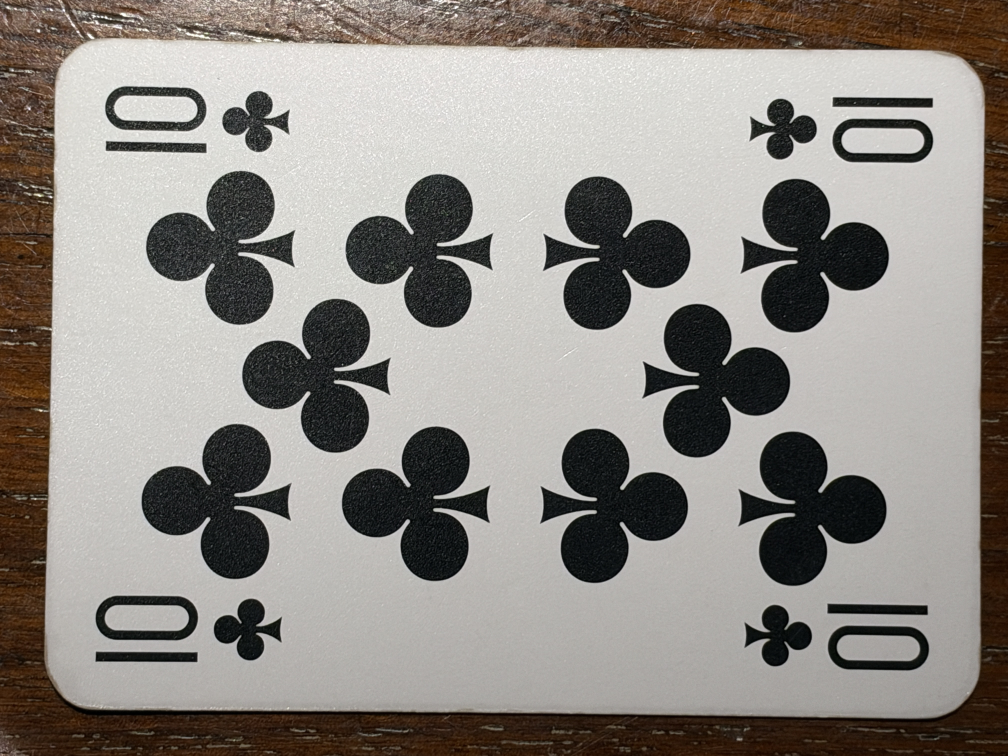
#> input picture ml/photos/deck/10C.jpg, 4032 x 3024 px (shown at 1/4 size); its folder holds only this picture in this run
$ python extract_cards.py
#> lines starting #> are read from the running program, lines starting #| are printed output that depends on the picture; after the words box and inside, x2 and y2 are one past the last pixel; in counts of white or black regions, pixels touching at a corner belong together
"""Ritaglia e raddrizza le carte dalle foto del mazzo (ml/photos/deck).

Ogni foto ha una carta bianca su sfondo scuro: trovo il contorno più grande,
lo approssimo a un quadrilatero e lo porto in una carta "canonica" verticale
di CARD_W×CARD_H pixel (gli angoli arrotondati li applica rounded_mask()).

Uso: python extract_cards.py [cartella foto] [cartella uscita]
Produce <uscita>/<NOME>.jpg e <uscita>/quads.json (angoli nella foto originale,
per usare le foto stesse come validazione reale).
"""

from __future__ import annotations

import json
import sys
from pathlib import Path

import cv2
import numpy as np
from PIL import Image, ImageOps

ROOT = Path(__file__).resolve().parents[2]
CARD_W, CARD_H = 600, 900  # proporzioni misurate sul mazzo Modiano Burraco (≈ 2:3)
CORNER_RADIUS = 0.05  # raggio degli angoli arrotondati, in frazione della larghezza


def order_points(pts: np.ndarray) -> np.ndarray:
    """Ordina i 4 punti: alto-sinistra, alto-destra, basso-destra, basso-sinistra."""
    s = pts.sum(axis=1)
    d = np.diff(pts, axis=1).ravel()
    return np.array([pts[np.argmin(s)], pts[np.argmin(d)], pts[np.argmax(s)], pts[np.argmax(d)]], dtype=np.float32)


def find_card(rgb: np.ndarray) -> np.ndarray:
    """Quadrilatero della carta, nelle coordinate dell'immagine."""
    scale = 1200 / max(rgb.shape[:2])
    small = cv2.resize(rgb, None, fx=scale, fy=scale, interpolation=cv2.INTER_AREA)
    # La carta è bianca (poco satura e chiara), il tavolo di legno è colorato.
    hsv = cv2.cvtColor(cv2.GaussianBlur(small, (5, 5), 0), cv2.COLOR_RGB2HSV)
    mask = ((hsv[..., 1] < 45) & (hsv[..., 2] > 110)).astype(np.uint8) * 255
    # Riempio pips e figure, poi un'apertura larga stacca i riflessi del legno dalla carta.
    mask = cv2.morphologyEx(mask, cv2.MORPH_CLOSE, np.ones((9, 9), np.uint8))
    filled = np.zeros_like(mask)
    contours, _ = cv2.findContours(mask, cv2.RETR_EXTERNAL, cv2.CHAIN_APPROX_SIMPLE)
    cv2.drawContours(filled, contours, -1, 255, -1)
    kernel = cv2.getStructuringElement(cv2.MORPH_ELLIPSE, (31, 31))
    mask = cv2.morphologyEx(filled, cv2.MORPH_OPEN, kernel)
    contours, _ = cv2.findContours(mask, cv2.RETR_EXTERNAL, cv2.CHAIN_APPROX_SIMPLE)
    card = max(contours, key=cv2.contourArea)
    # Angoli arrotondati: il rettangolo di area minima è più stabile di approxPolyDP.
    box = cv2.boxPoints(cv2.minAreaRect(card))
    return order_points(box / scale)


def grabcut(rgb: np.ndarray, quad: np.ndarray, passes: int = 2) -> np.ndarray:
    """Affina il quadrilatero con GrabCut: impara dalla foto i colori di carta e tavolo.

    Serve dove il legno è chiaro o la carta in ombra e una soglia fissa non
    basta. Ogni passata riparte dal quadrilatero della precedente.
    """
    cv2.setRNGSeed(0)  # GrabCut inizializza i modelli di colore a caso: risultati riproducibili
    scale = 700 / max(rgb.shape[:2])
    small = cv2.cvtColor(cv2.resize(rgb, None, fx=scale, fy=scale, interpolation=cv2.INTER_AREA), cv2.COLOR_RGB2BGR)
    for _ in range(passes):
        q = quad * scale
        c = q.mean(axis=0)
        mask = np.full(small.shape[:2], cv2.GC_BGD, np.uint8)
        for factor, label in [(1.08, cv2.GC_PR_BGD), (0.97, cv2.GC_PR_FGD), (0.75, cv2.GC_FGD)]:
            cv2.fillConvexPoly(mask, (c + (q - c) * factor).astype(np.int32), label)
        bgd, fgd = np.zeros((1, 65)), np.zeros((1, 65))
        cv2.grabCut(small, mask, None, bgd, fgd, 6, cv2.GC_INIT_WITH_MASK)
        fg = np.where((mask == cv2.GC_FGD) | (mask == cv2.GC_PR_FGD), 255, 0).astype(np.uint8)
        fg = cv2.morphologyEx(fg, cv2.MORPH_OPEN, cv2.getStructuringElement(cv2.MORPH_ELLIPSE, (15, 15)))
        contours, _ = cv2.findContours(fg, cv2.RETR_EXTERNAL, cv2.CHAIN_APPROX_SIMPLE)
        card = max(contours, key=cv2.contourArea)
        quad = order_points(cv2.boxPoints(cv2.minAreaRect(card)) / scale)
    return quad


def trim_borders(rgb: np.ndarray, quad: np.ndarray) -> np.ndarray:
    """Toglie le strisce di tavolo rimaste lungo i lati della carta raddrizzata.

    Dal bordo verso l'interno, una riga (o colonna) è "tavolo" se nella parte
    centrale del lato la maggioranza dei pixel è più gialla e più scura del
    fondo della carta (spazio Lab). Il tavolo molto scuro conta anche se non è giallo (un'ombra non arriva a −70). Al massimo il 20% per lato.
    """
    if np.linalg.norm(quad[1] - quad[0]) > np.linalg.norm(quad[3] - quad[0]):
        quad = np.roll(quad, -1, axis=0)
    dst = np.array([[0, 0], [CARD_W - 1, 0], [CARD_W - 1, CARD_H - 1], [0, CARD_H - 1]], dtype=np.float32)
    m = cv2.getPerspectiveTransform(quad.astype(np.float32), dst)
    lab = cv2.cvtColor(cv2.warpPerspective(rgb, m, (CARD_W, CARD_H)), cv2.COLOR_RGB2LAB).astype(np.int16)
    L, b = lab[..., 0], lab[..., 2]
    center = (slice(CARD_H // 4, 3 * CARD_H // 4), slice(CARD_W // 4, 3 * CARD_W // 4))
    bright = L[center] >= np.percentile(L[center], 70)
    ref_l, ref_b = np.median(L[center][bright]), np.median(b[center][bright])
    # Il legno è più giallo e più scuro; un'ombra sulla carta è solo un po' più scura.
    table = ((b > ref_b + 5) & (L < ref_l - 15)) | (L < ref_l - 70)

    def band(profile: np.ndarray) -> int:
        n = 0
        while n < len(profile) * 0.2 and profile[n] > 0.5:
            n += 1
        return n

    mid_h = slice(int(0.15 * CARD_H), int(0.85 * CARD_H))
    mid_w = slice(int(0.15 * CARD_W), int(0.85 * CARD_W))
    left = band(table[mid_h].mean(axis=0))
    right = CARD_W - 1 - band(table[mid_h].mean(axis=0)[::-1])
    top = band(table[:, mid_w].mean(axis=1))
    bottom = CARD_H - 1 - band(table[:, mid_w].mean(axis=1)[::-1])
    inner = np.array([[left, top], [right, top], [right, bottom], [left, bottom]], dtype=np.float32)
    return cv2.perspectiveTransform(inner[None], np.linalg.inv(m))[0]


def apply_trim(quad: np.ndarray, trim: dict[str, float]) -> np.ndarray:
    """Taglio manuale per lato, in frazione della carta raddrizzata (vedi manual_trims.json)."""
    if np.linalg.norm(quad[1] - quad[0]) > np.linalg.norm(quad[3] - quad[0]):
        quad = np.roll(quad, -1, axis=0)
    dst = np.array([[0, 0], [1, 0], [1, 1], [0, 1]], dtype=np.float32)
    m = cv2.getPerspectiveTransform(quad.astype(np.float32), dst)
    l, t = trim.get("left", 0.0), trim.get("top", 0.0)
    r, b = 1 - trim.get("right", 0.0), 1 - trim.get("bottom", 0.0)
    inner = np.array([[l, t], [r, t], [r, b], [l, b]], dtype=np.float32)
    return cv2.perspectiveTransform(inner[None], np.linalg.inv(m))[0]


def rounded_mask(width: int = CARD_W, height: int = CARD_H) -> np.ndarray:
    """Maschera della carta con gli angoli arrotondati (255 dentro, 0 fuori)."""
    alpha = np.zeros((height, width), np.uint8)
    r = int(CORNER_RADIUS * width)
    cv2.rectangle(alpha, (r, 0), (width - 1 - r, height - 1), 255, -1)
    cv2.rectangle(alpha, (0, r), (width - 1, height - 1 - r), 255, -1)
    for cx, cy in [(r, r), (width - 1 - r, r), (r, height - 1 - r), (width - 1 - r, height - 1 - r)]:
        cv2.circle(alpha, (cx, cy), r, 255, -1, lineType=cv2.LINE_AA)
    return alpha


def warp(rgb: np.ndarray, quad: np.ndarray) -> np.ndarray:
    """Carta raddrizzata in verticale, CARD_W×CARD_H, RGB."""
    if np.linalg.norm(quad[1] - quad[0]) > np.linalg.norm(quad[3] - quad[0]):
        quad = np.roll(quad, -1, axis=0)  # carta fotografata in orizzontale: ruoto di 90°
    dst = np.array([[0, 0], [CARD_W - 1, 0], [CARD_W - 1, CARD_H - 1], [0, CARD_H - 1]], dtype=np.float32)
    m = cv2.getPerspectiveTransform(quad.astype(np.float32), dst)
    return cv2.warpPerspective(rgb, m, (CARD_W, CARD_H), flags=cv2.INTER_CUBIC)


def main() -> None:
    src = Path(sys.argv[1]) if len(sys.argv) > 1 else ROOT / "ml/photos/deck"
    dst = Path(sys.argv[2]) if len(sys.argv) > 2 else Path(__file__).resolve().parent / "assets/cards"
    dst.mkdir(parents=True, exist_ok=True)
    quads = {}
    trims_file = Path(__file__).resolve().parent / "manual_trims.json"
    trims = json.loads(trims_file.read_text()) if trims_file.exists() else {}
#> (reads ml/generator/manual_trims.json from the repository)
    for photo in sorted(src.glob("*.jpg")):
        name = photo.stem.upper()
        if name in {"RETRO", "SCATOLA"}:
            continue
        rgb = np.asarray(ImageOps.exif_transpose(Image.open(photo)).convert("RGB"))
#> rgb is the input picture: shape (3024, 4032, 3); mean R, G, B 142.7, 138.1, 132.6
        quad = trim_borders(rgb, grabcut(rgb, find_card(rgb)))
#> in find_card, `hsv = cv2.cvtColor(cv2.GaussianBlur(small, (5, 5), 0), cv2.COLOR_RGB2H..`: hsv: shape (900, 1200, 3); mean H, S, V 31.9, 39.2, 143.4
#> in find_card, `mask = ((hsv[..., 1] < 45) & (hsv[..., 2] > 110)).astype(np.uint8) * 255`: mask: shape (900, 1200); 63% white; 56 black regions (26 under 20 px), largest, box (x1, y1, x2, y2) and area: (0, 0, 1200, 900) 191913, (169, 505, 345, 689) 18151, (880, 514, 1056, 698) 18063
#> in find_card, `mask = cv2.morphologyEx(mask, cv2.MORPH_CLOSE, np.ones((9, 9), np.uint..`:
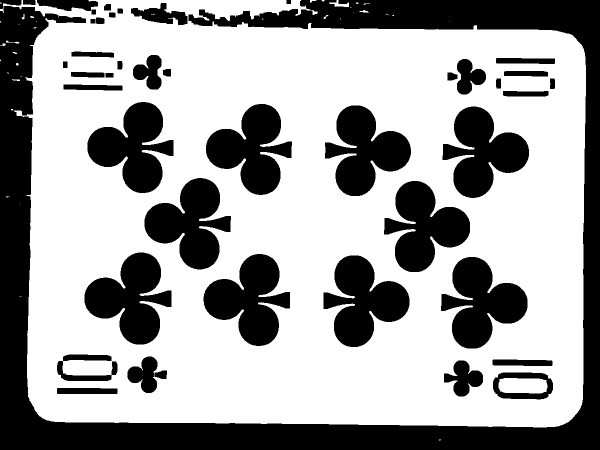
#> mask: shape (900, 1200) (shown at 1/2 size); 63.8% white; 44 black regions
#> in find_card, `contours, _ = cv2.findContours(mask, cv2.RETR_EXTERNAL, cv2.CHAIN_APPR..`: contours = 35 contours, 29 with area under 20; largest, box (x1, y1, x2, y2) and area: (0, 0, 1172, 855) 893148, (658, 0, 698, 14) 190, (719, 20, 737, 26) 35, (12, 81, 39, 87) 26, (620, 0, 633, 6) 22, (43, 28, 49, 39) 20
#> in find_card, `cv2.drawContours(filled, contours, -1, 255, -1)`: filled: shape (900, 1200); 83% white; 5 black regions, box (x1, y1, x2, y2) and area: (0, 0, 1200, 900) 180875, (74, 0, 196, 22) 1928, (0, 0, 43, 18) 449, (46, 0, 71, 10) 233, (573, 0, 582, 8) 72
#> in find_card, `mask = cv2.morphologyEx(filled, cv2.MORPH_OPEN, kernel)`: mask: shape (900, 1200); 82.6% white; 1 black region
#> in find_card, `contours, _ = cv2.findContours(mask, cv2.RETR_EXTERNAL, cv2.CHAIN_APPR..`: contours = 1 contour; box (x1, y1, x2, y2) and area: (54, 0, 1172, 855) 889660
#> in find_card, `card = max(contours, key=cv2.contourArea)`: card = contour of 469 points, box (x1, y1, x2, y2) (54, 0, 1172, 855), area 889660
#> in find_card, `box = cv2.boxPoints(cv2.minAreaRect(card))`: box = [[1165.1, 855.1], [52.57, 843.2], [61.63, -5.45], [1174.1, 6.43]]
#> in order_points, `s = pts.sum(axis=1)`: s = [6787.6, 3009.7, 188.8, 3966.7]
#> in order_points, `d = np.diff(pts, axis=1).ravel()`: d = [-1041.6, 2656.4, -225.4, -3923.5]
#> in grabcut, `small = cv2.cvtColor(cv2.resize(rgb, None, fx=scale, fy=scale, interpo..`:
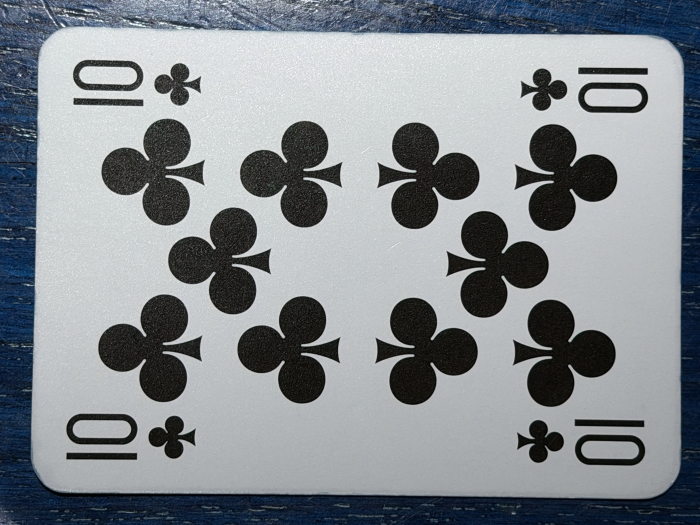
#> small: shape (525, 700, 3); mean R, G, B 132.6, 138.1, 142.7
#> the loop in grabcut, `for _ in range(passes):` made 2 passes
#> c on pass 1: [357.8, 247.8]
#> after the loop in grabcut, `for _ in range(passes):`:
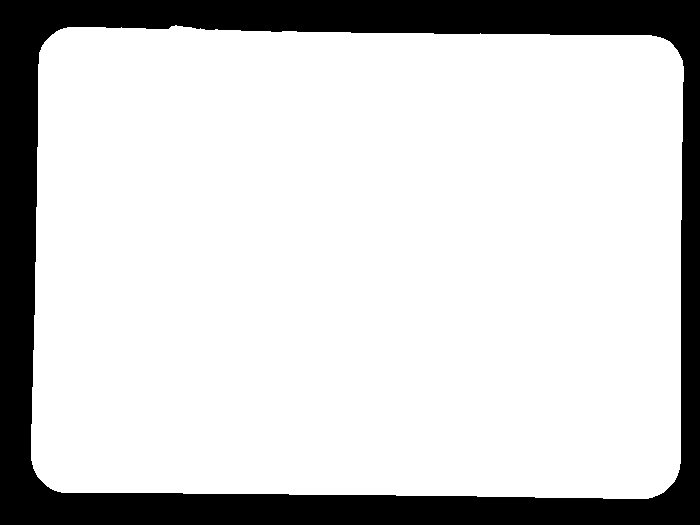
#> fg: shape (525, 700); 81.3% white; 1 black region, box (x1, y1, x2, y2) and area: (0, 0, 700, 525) 68810
#> after the loop in grabcut, `for _ in range(passes):`:
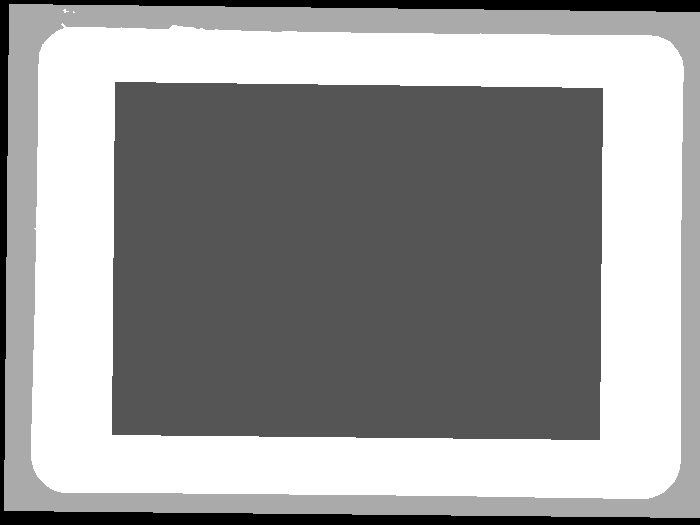
#> mask: shape (525, 700); min 0, max 3, mean 1.79; drawn with min black and max white
#> in trim_borders, `quad = np.roll(quad, -1, axis=0)`: quad = [[3944.4, 176.4], [3914.5, 2873.4], [174.2, 2832], [204.1, 135]]
#> in trim_borders, `m = cv2.getPerspectiveTransform(quad.astype(np.float32), dst)`: m = [[-0.00246, 0.222, -29.49], [-0.24, -0.00266, 948.4], [2.34e-13, -1.06e-11, 1]]
#> in trim_borders, `bright = L[center] >= np.percentile(L[center], 70)`:
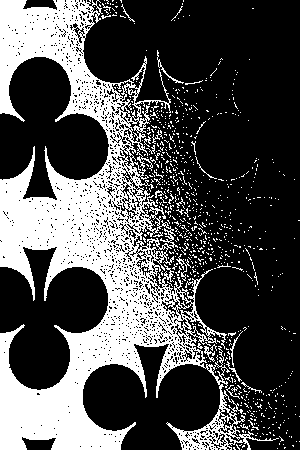
#> bright: shape (450, 300) bool; 31.2% white; 779 white regions (757 under 20 px), largest, box (x1, y1, x2, y2) and area: (0, 0, 279, 450) 39022, (176, 254, 191, 281) 86, (157, 50, 184, 84) 82
#> in trim_borders, `ref_l, ref_b = np.median(L[center][bright]), np.median(b[center][brigh..`: ref_l = 212; ref_b = 130
#> in trim_borders, `table = ((b > ref_b + 5) & (L < ref_l - 15)) | (L < ref_l - 70)`:
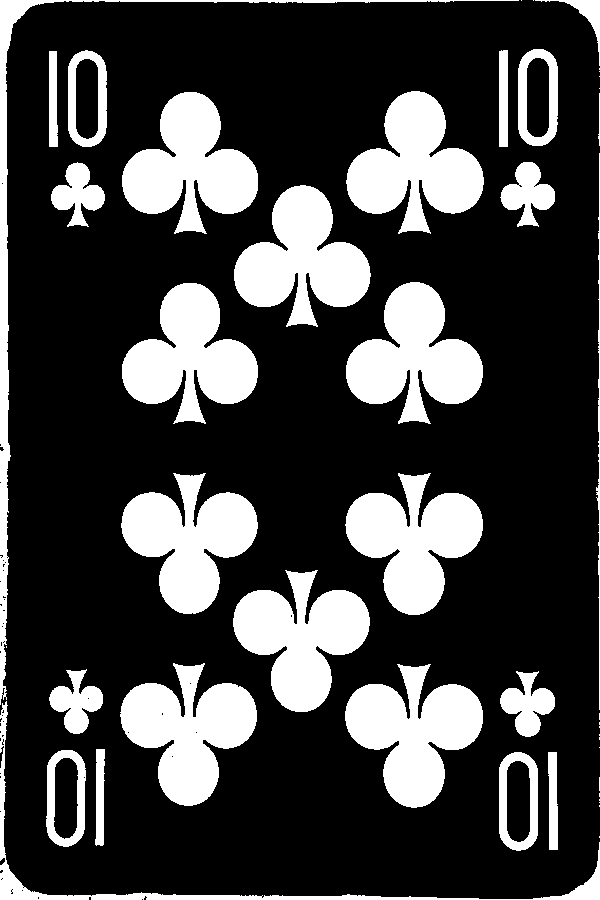
#> table: shape (900, 600) bool; 25.7% white; 46 white regions (19 under 20 px), largest, box (x1, y1, x2, y2) and area: (345, 664, 483, 808) 11068, (346, 91, 484, 234) 10948, (345, 473, 483, 615) 10918
#> the loop in band, `while n < len(profile) * 0.2 and profile[n] > 0.5:` made 7 passes
#> after the loop in band, `while n < len(profile) * 0.2 and profile[n] > 0.5:`: n = 7
#> the loop in band (call 2), `while n < len(profile) * 0.2 and profile[n] > 0.5:` made 1 pass
#> n on pass 1: 1
#> in trim_borders, `right = CARD_W - 1 - band(table[mid_h].mean(axis=0)[::-1])`: right = 598
#> in trim_borders, `top = band(table[:, mid_w].mean(axis=1))`: top = 2
#> in trim_borders, `bottom = CARD_H - 1 - band(table[:, mid_w].mean(axis=1)[::-1])`: bottom = 895
#> in trim_borders, `inner = np.array([[left, top], [right, top], [right, bottom], [left, b..`: inner = [[7, 2], [598, 2], [598, 895], [7, 895]]
#> quad = [[3935.7, 207.9], [3906.2, 2868.8], [190.9, 2827.6], [220.4, 166.7]]
        if name in trims:
            quad = apply_trim(quad, trims[name])
        card = warp(rgb, quad)
#> in warp, `m = cv2.getPerspectiveTransform(quad.astype(np.float32), dst)`: m = [[-0.00249, 0.225, -36.98], [-0.242, -0.00268, 952.8], [-1.75e-12, 9.22e-12, 1]]
#> in warp, `return cv2.warpPerspective(rgb, m, (CARD_W, CARD_H), flags=cv2.INTER_C..`:
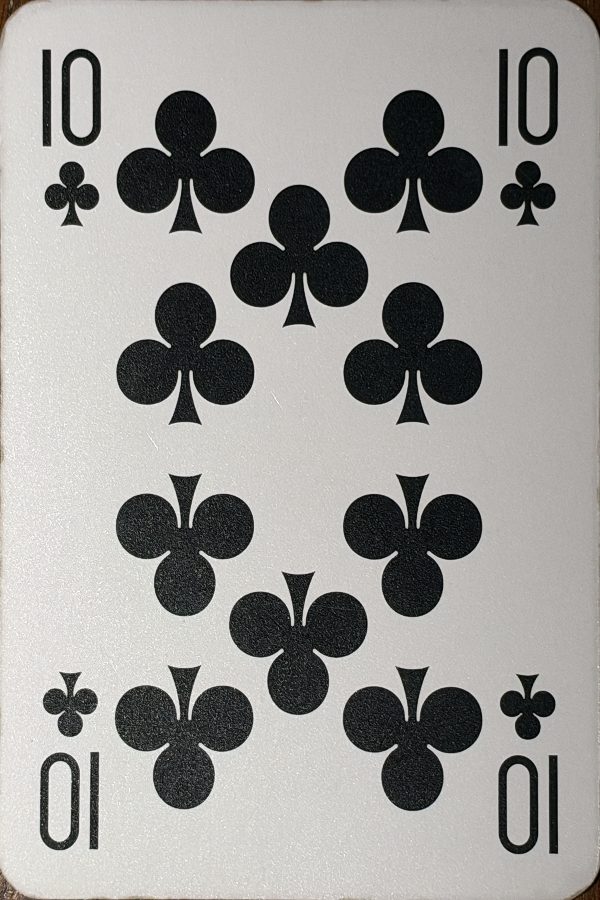
#> returned value: shape (900, 600, 3); mean of channels 0, 1, 2 157.9, 157, 154; drawn as R, G, B
        # JPEG per stare leggeri nel repository; gli angoli arrotondati li ricrea rounded_mask().
        Image.fromarray(card).save(dst / f"{name}.jpg", quality=92)
        quads[name] = {"quad": quad.round(1).tolist(), "size": [rgb.shape[1], rgb.shape[0]]}
        print(name, "ok")
    (dst / "quads.json").write_text(json.dumps(quads, indent=1) + "\n")


if __name__ == "__main__":
    main()
